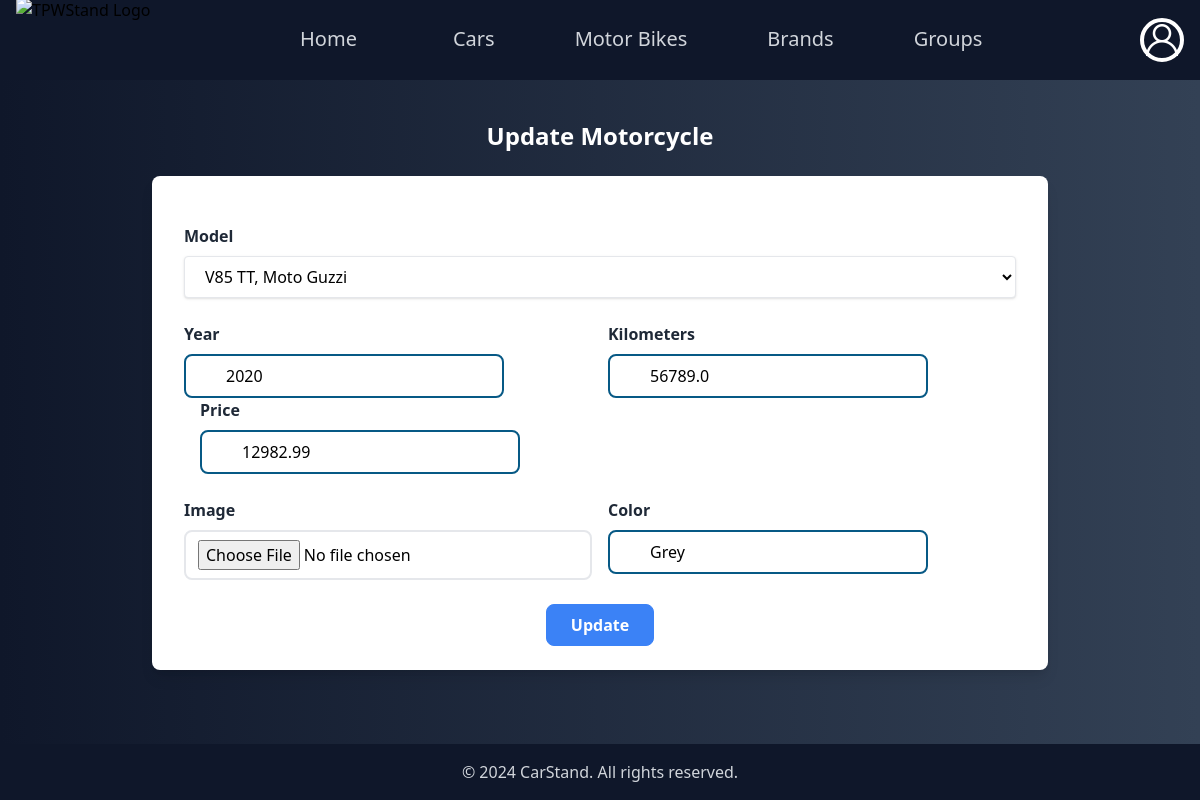
The page /updateMoto/107/ (signed in) on the database as committed earlier.
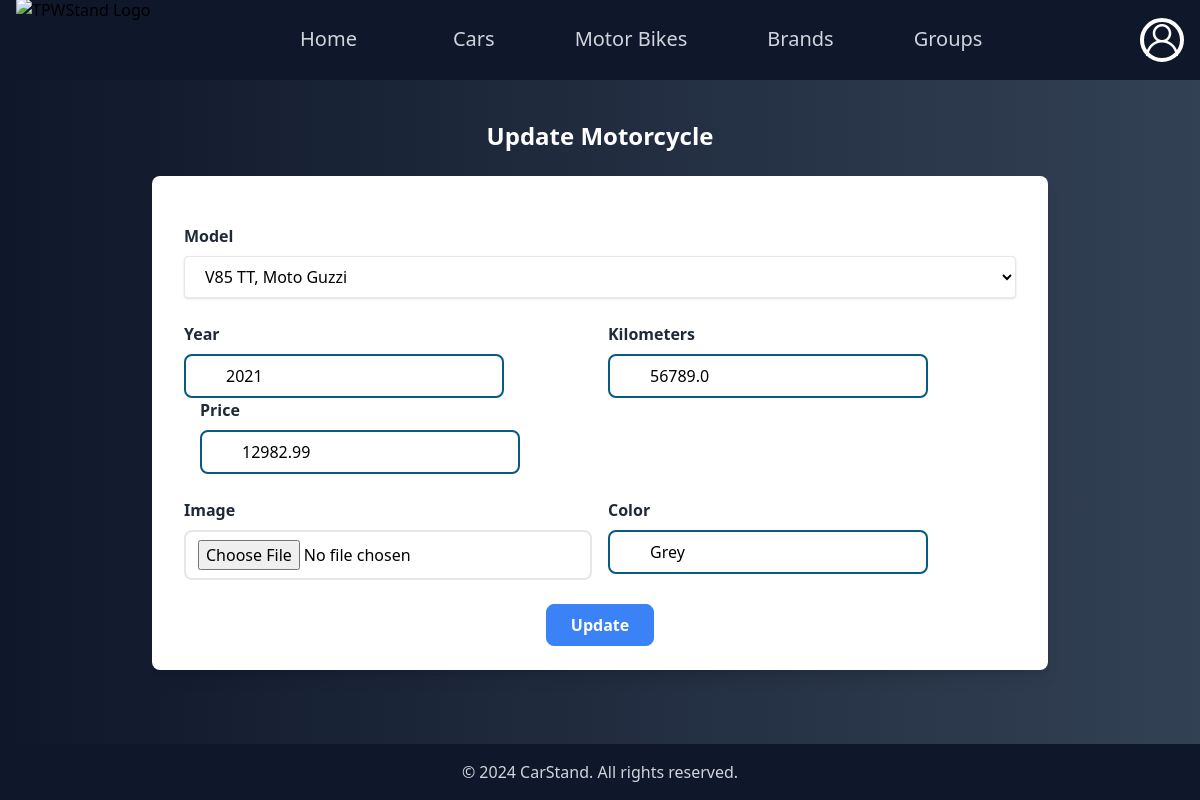
The same page on the database as committed later.
### app/models.py (models this page shows)
class Moto(models.Model):
    model = models.ForeignKey(CarModel, on_delete=models.CASCADE, related_name='motos')   # Moto is related to CarModel
    year = models.PositiveIntegerField(validators=[MinValueValidator(1990), MaxValueValidator(2024)])
    new = models.BooleanField(default=True)
    kilometers = models.FloatField(default=0.0, validators=[MinValueValidator(0.0)])
    price = models.DecimalField(max_digits=10, decimal_places=2)
    image=models.ImageField(upload_to='./static/imgs/motos',default="./static/imgs/motos/aprilia_rs660.png")
    interestedCustomers=models.ManyToManyField(Profile, blank=True,default=None,related_name='interested_in_motos')
    purchaser=models.ForeignKey(Profile, null=True, default=None, blank=True, related_name='purchased_motos', on_delete=models.DO_NOTHING)
    color = models.CharField(max_length=20, default="Black")

### app/views.py (the view)
# urls.py: path('updateMoto/<int:moto_id>/', views.updateMoto, name='updateMoto'),
def updateMoto(request, moto_id):
    moto = get_object_or_404(Moto, id=moto_id)
    if request.method == 'POST':
        form = UpdateMoto(request.POST, request.FILES)
        if form.is_valid():
            moto.model = form.cleaned_data['model']
            moto.year = form.cleaned_data['year']
            moto.kilometers = form.cleaned_data['kilometers'] if form.cleaned_data['kilometers'] is not None else 0
            moto.new=moto.kilometers==0
            moto.price = form.cleaned_data['price']
            moto.color = form.cleaned_data['color']
            if form.cleaned_data['image']:
                moto.image = form.cleaned_data['image']
            moto.save()
            return redirect('motorbike_detail', moto_id=moto.id)
    else:
        form = UpdateMoto(initial={
            'model': moto.model,
            'year': moto.year,
            'kilometers': moto.kilometers,
            'price': moto.price,
            'image': moto.image,
            'color': moto.color,
        })
    context = {'form': form, 'moto': moto}
    return render(request, 'updateMoto.html', context)

### app/models.py (called while the page is built)
    def __str__(self):
        return self.name + ", " + self.brand.name

### app/templates/updateMoto.html (shortened to what this page needs)
{% extends "index.html" %}
{% block content %}
{% load static %}
<div class="flex flex-col items-center mx-16">
    <h1 class="text-2xl font-semibold text-white mb-6">Update Motorcycle</h1>
    <form action="." method="POST" enctype="multipart/form-data" class="bg-white rounded-lg shadow-lg px-8 py-6 w-full max-w-4xl space-y-6">
        <div class="flex items-end space-x-4">
            <div class="flex-1">
                <label for="id_model" class="block text-gray-800 font-semibold mb-2">Model</label>
                {{ form.model }}
            </div>
        </div>
        <div class="flex flex-wrap space-x-4">
            <div class="flex-1">
                <label for="id_year" class="block text-gray-800 font-semibold mb-2">Year</label>
                {{ form.year }}
            </div>
            <div class="flex-1">
                <label for="id_kilometers" class="block text-gray-800 font-semibold mb-2">Kilometers</label>
                {{ form.kilometers }}
            </div>
            <div class="flex-1">
                <label for="id_price" class="block text-gray-800 font-semibold mb-2">Price</label>
                {{ form.price }}
            </div>
        </div>
        <div class="flex flex-wrap space-x-4">
            <div class="flex-1">
                <label for="id_image" class="block text-gray-800 font-semibold mb-2">Image</label>
                {{ form.image }}
            </div>
            <div class="flex-1">
                <label for="id_color" class="block text-gray-800 font-semibold mb-2">Color</label>
                {{ form.color }}
            </div>
        </div>
        <div class="text-center mt-4">
            <button
                type="submit"
                class="bg-blue-500 hover:bg-blue-700 text-white font-semibold py-2 px-6 border border-blue-500 rounded-lg"
            >
                Update
            </button>
        </div>
    </form>
</div>
{% endblock %}
{% block extra_content %}
<link href="{% static 'content/style.css' %}" rel="stylesheet" />
<link href="{% static 'content/tailwind.css' %}" rel="stylesheet" />
<link href="{% static 'content/stylespages.css' %}" rel="stylesheet" />
{% endblock %}

Rows that differ between the two databases and show on the page:
changed Moto "V85 TT, Moto Guzzi": year "2020" → "2021"
